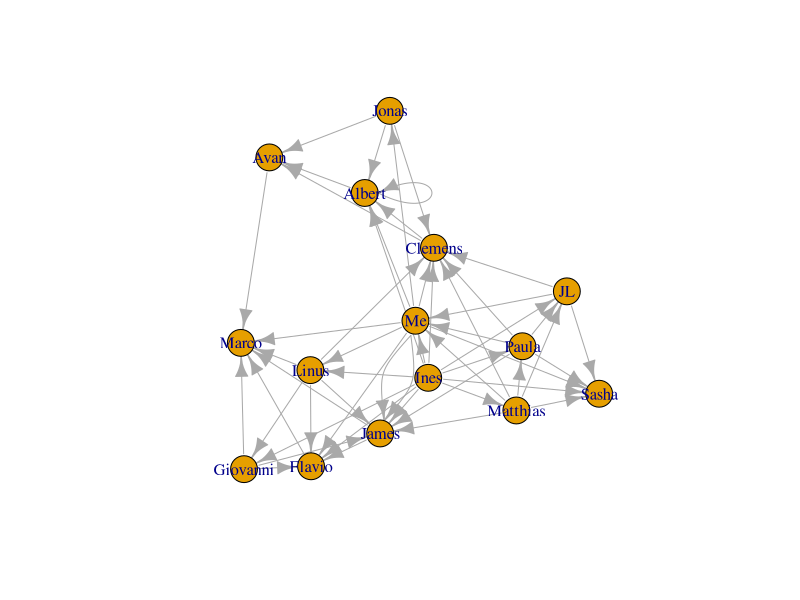
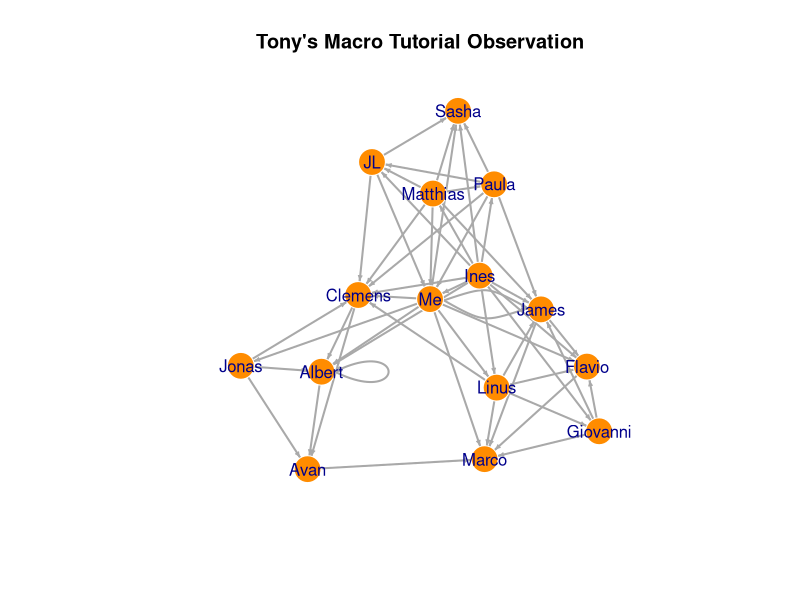
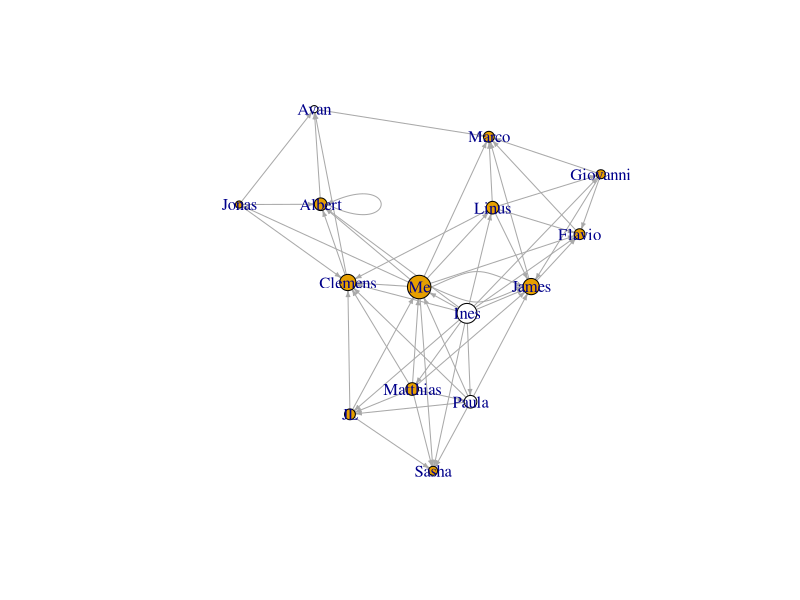
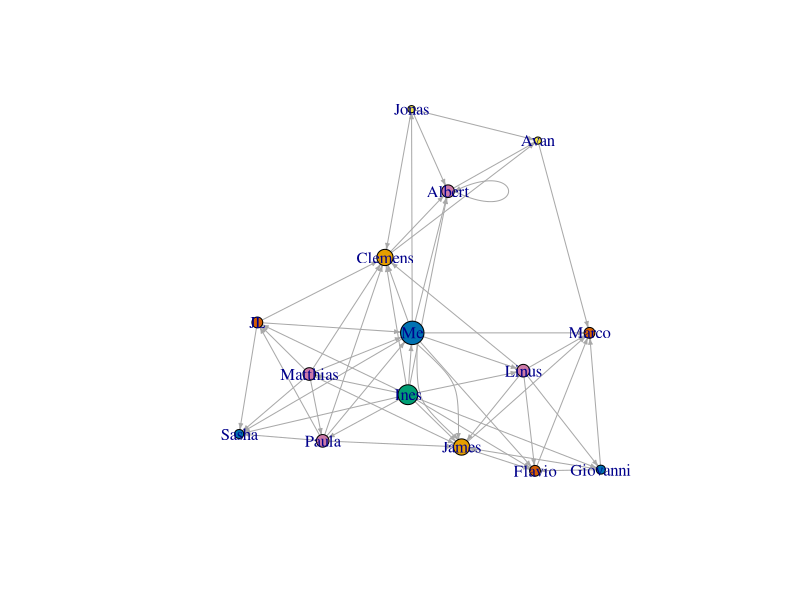

Write the R code that produced these figures, in order.
#### EDGELIST!! ####
# Tony Hung

require(igraph)
require(rio)

classnet<-graph(edges=c("Ines","Matthias",
                        "Ines","Paula",
                        "Ines","JL",
                        "Ines","Me",
                        "Ines","Sasha",
                        "Ines","Linus",
                        "Ines","Clemens",
                        "Ines","Albert",
                        "Ines","Giovanni",
                        "Ines","James",
                        "Ines","Flavio",
                        "Avan","Marco",
                        "Matthias","Paula","Matthias","JL","Matthias","Me","Matthias","Sasha","Matthias","Clemens","Matthias","James","Paula","JL","Paula","Me","Paula","Sasha","Paula","Clemens","Paula","James","JL","Me","JL","Sasha","JL","Clemens","Me","Sasha","Me","Clemens","Linus","Clemens","Linus","Giovanni","Linus","James","Linus","Flavio","Linus","Marco","Jonas","Clemens","Jonas","Albert","Jonas","Avan","Clemens","Albert","Clemens","Avan","Albert","Avan","Giovanni","James","Giovanni","Flavio","Giovanni","Marco","James","Flavio","James","Marco","Flavio","Marco","Me","Jonas","Me","Albert","Me","James","Me","James","Me","Flavio","Me","Marco","Me","Linus","Albert","Albert"),directed=T) #You just made an igraph object!

# You need to find out whether or not your data is directed!

plot(classnet)

plot.igraph(classnet,edge.arrow.size=.3,vertex.color="darkorange",vertex.frame.color="white",edge.color="darkgrey",edge.width=2,vertex.label.family="sans",main="Tony's Macro Tutorial Observation")

## Adding vertex attribute
V(classnet) #first look at the different nodes in my tutor network
V(classnet)$Gender <- c(0,1,0,1,1,1,1,1,1,1,1,1,0,1,1) # added the gender component: 1 = M, 0 = F


#### NETWORK BASICS ####
# Looking at some network basics
summary(classnet)
degree(classnet)
mean(degree(classnet)) # average total degree centrality
mean(degree(classnet,mode="in")) # average in degree centrality
mean(degree(classnet,mode="out")) # average out degree centrality DO WE NEED THIS IN UNDIRECTED GRAPHS?
graph.density(classnet) # percentage between number of edges in the network and the total possible number of the network
diameter(classnet) # the longest geodesic path in the network. Geodesic path is the shortest path

#### Description of the network ####
# This is an observation of my Macroeconomics tutorial last period These are the students that I know and often times you will see some type of discussion going on in the class, especially when the class is going divided into small groups to discuss a certain question. The question I used to plot this network is: "Who talks with who in the Macroeconomics Tutorial?"

# I listed 15 people, which means that there are 15 nodes in the network. There are 53 edges in this network as well. The edges are directed, as at times, the conversations between students are more of a one directional chit chat. The average total degree is 7.06, which means that on average, people in the network talks to 7 other people (whether they are the listener or the one talking. On average, the in and out degrees are 3.53. This means that each person either listens or talks to 3.5 other people. The person other than me, who has the most degree centrality is Ines. She talked to 11 people in the tutorial, where as I talked to 13 different people. The diameter of the network is 3, meaning that everyone in this network is pretty closely connected, reachable in only a few intermediaries. The density of the network is 0.25, which means that 25.2% of the possible ties are present.

# From the directions, you could definitely who are chatterboxes and who are more of a listener in the tutorial


#### Misc ####
# Another way to plot the graph 
plot(classnet,vertex.color=V(classnet)$Gender,vertex.size=degree(classnet),edge.arrow.size=.3) 
# plotting the size of the nodes according to the number of edges each node has, adjusted the arrow size, and blank if the node is a female

plot(classnet,vertex.size=degree(classnet),edge.arrow.size=.3,vertex.color=degree(classnet))
# Node color now represents the degree of each node

## Edge List
classEdgeList = get.edgelist(classnet)

export(classEdgeList, "CEL.csv") # please use more informative names

## Adjacency Matrix
ClassAdjM = as.matrix(as_adj(classnet))

export(ClassAdjM, "CAM.csv")

#### Eurovision #### 

eurovision_final_2017 <- read.csv("eurovision_final_2017.csv")
View(eurovision_final_2017)

eurov <- graph.data.frame(eurovision_final_2017, directed=T)
summary(eurov)
